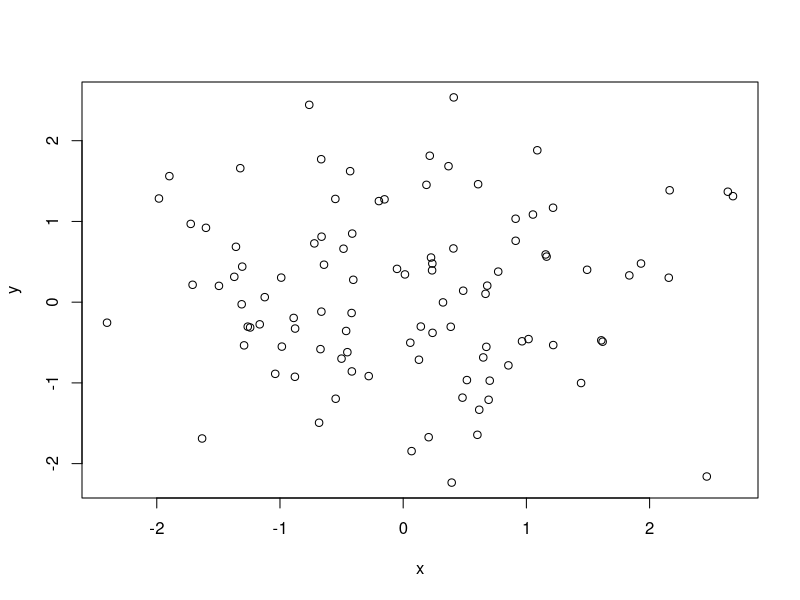
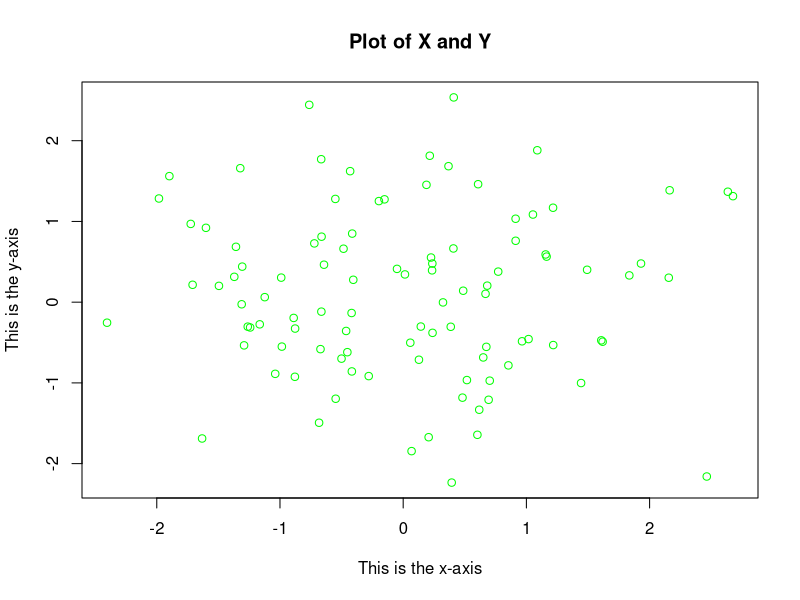

Recreate these plots in R, in order.
########################
# 2.3.1 Basic Commands #
########################
# create vector x and return it
x <- c(1,3,2,5)
x

# create vector without <-
x = c(1,6,2)
x
y = c(1,4,3)
y

# check length
length(x)
length(y)

# vector addition
x+y

# list all objects created, remove x and y
ls()
rm(x,y)
ls()

# remove all objects
rm(list=ls())
ls()

# learn about the matrix function
?matrix

# create a matrix with 2 rows and 2 columns, defaults to column population
x = matrix(data=c(1,2,3,4), nrow=2, ncol=2)
x

# create a matrix with 2 rows and 2 columns, but populate by row
x = matrix(data=c(1,2,3,4), nrow=2, ncol=2, byrow=TRUE)
x

# square root x and square x
sqrt(x)
x^2

# rnorm to generate random normal variables, and then calculate correlation
?rnorm
x = rnorm(n=50)
y = x + rnorm(n=50, mean=50, sd=.1)
cor(x,y)

# set seed for randomization
set.seed(seed=1303)
rnorm(n=50)

# set seed, calculate mean, variance, and standard deviation
set.seed(seed=3)
y = rnorm(n=100)
mean(y)
var(y)
sqrt(var(y))
sd(y)

##################
# 2.3.2 Graphics #
##################
# basic plot
x = rnorm(n=100)
y = rnorm(n=100)
plot(x=x, y=y)
plot(x=x, y=y, xlab="This is the x-axis", ylab="This is the y-axis", main="Plot of X and Y", col="green")

# create pdf
pdf(file="figure.pdf")
plot(x=x, y=y, col="green")
dev.off()

# create jpeg
jpeg(file="figure.jpeg")
plot(x=x, y=y, col="green")
dev.off()

# create a sequence
x= seq(1, 10)
x
x = 1:10
x
x = seq(-pi, pi, length=50)
x